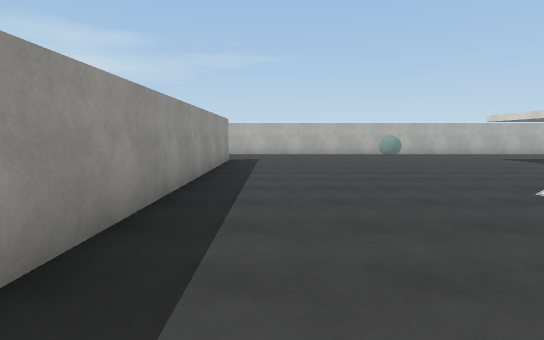
[1] (above)

17 first-person views from a walk through a scene from a Unity 3-D project. The camera is 1.5 m above the floor, tilts 6° down and sees 80° across. The floor is counted in squares, 2 m on a side. Each view is taken from the middle of a square. On the plan, view 1 faces up. The plan holds only what a view shows up to about 11 squares ahead; the rest is blank. The place goes on beyond the plan. The player is left out. Some animated figures are not drawn. Surface patterns are stand-ins for the level's own textures.

[2]
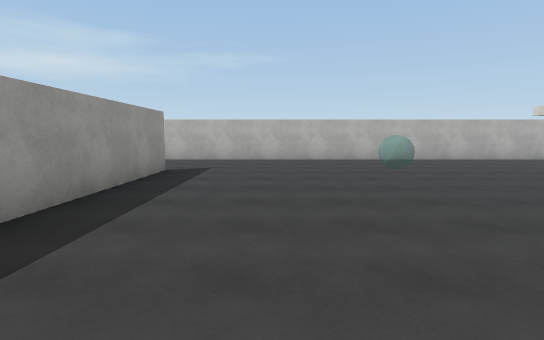

[3]
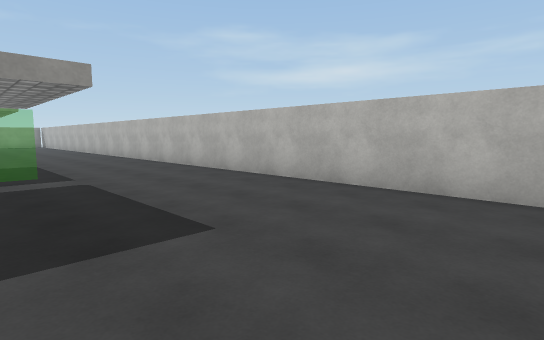

[4]
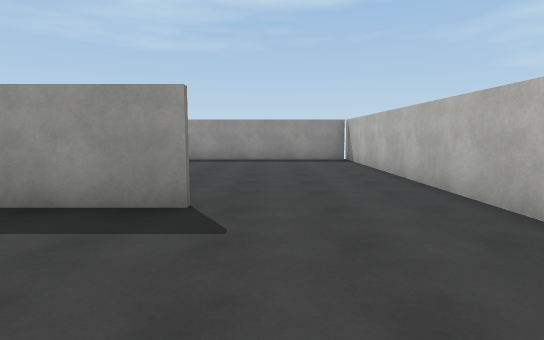

[5]
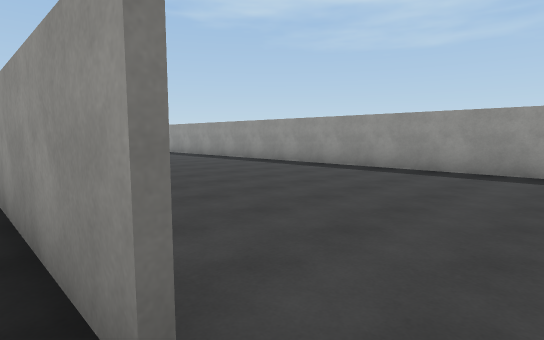

[6]
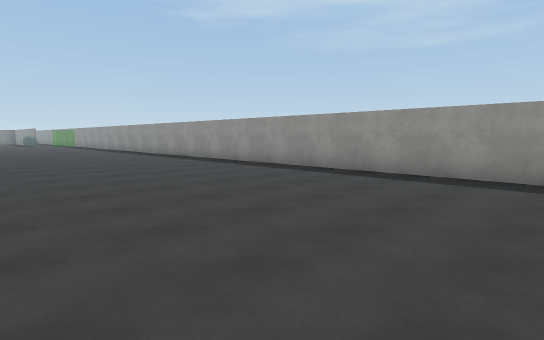

[7]
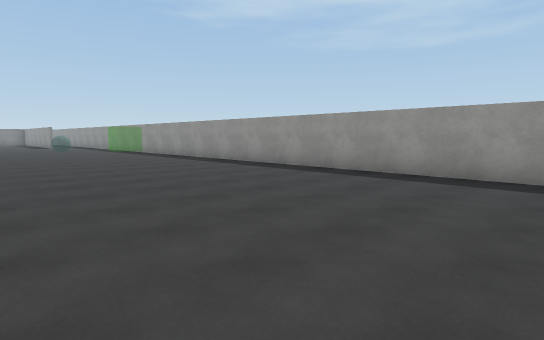

[8]
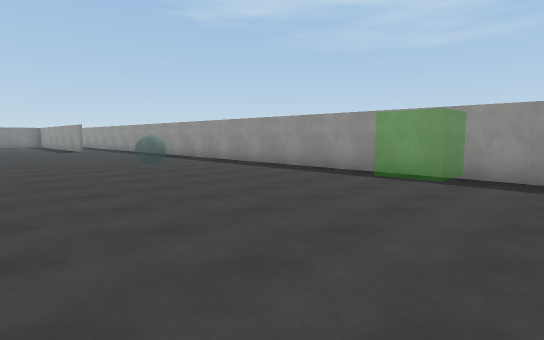

[9]
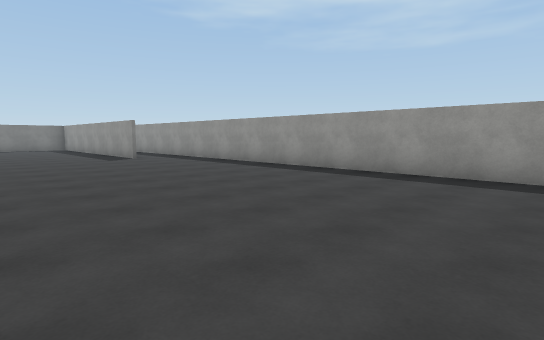

[10]
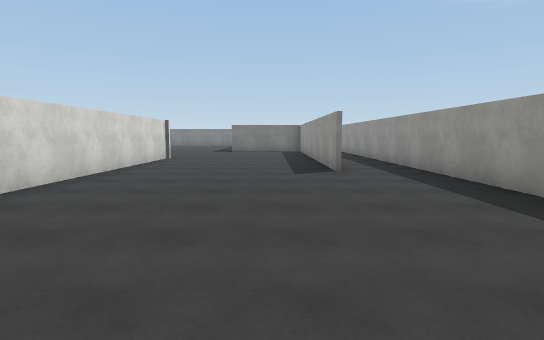

[11]
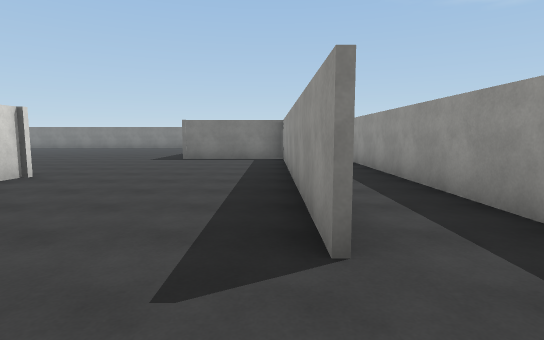

[12]
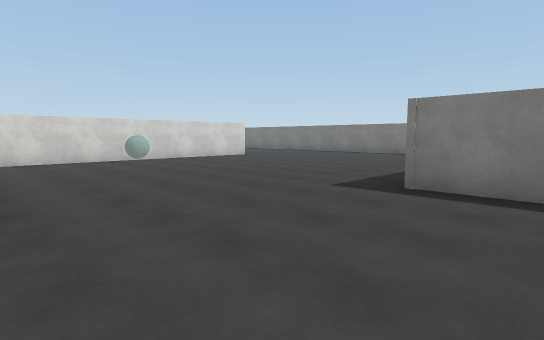

[13]
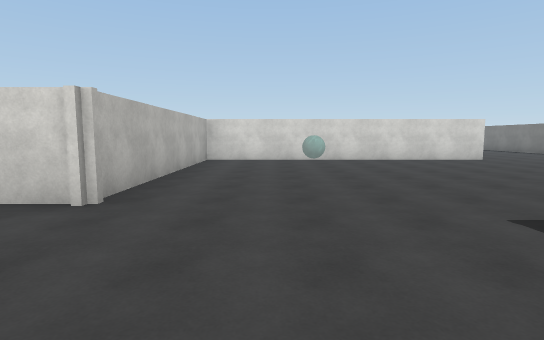

[14]
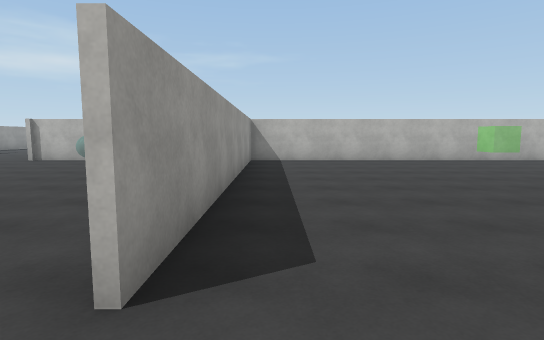

[15]
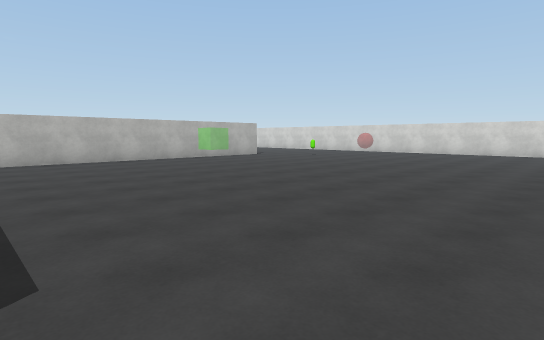

[16]
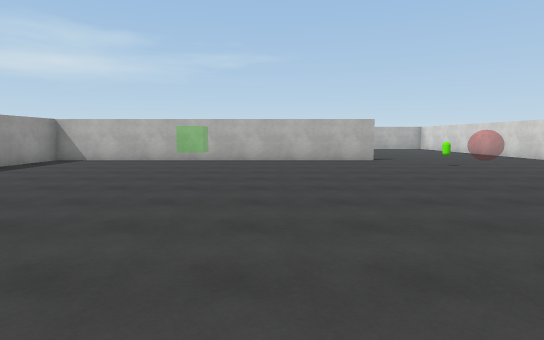

[17]
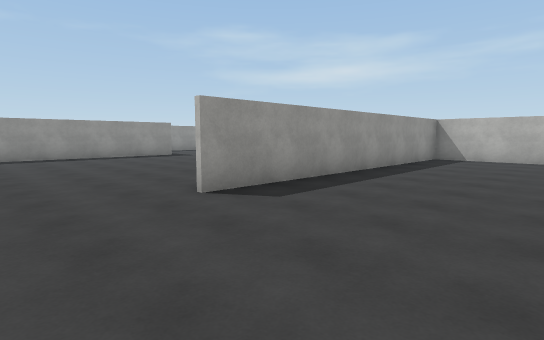

### Floor plan
Points are (right, up) in squares from view 1. A wall is a line through its corners. A room is listed if a view was taken in it or the views show most of it. See-through windows are left out.
Room 1 (views 1, 2, 3, 4, 5)
walls: (-1.3, 10.1) (-1.3, 1.5); (16.8, 13.4) (-2.6, 13.4)
ways out: opening at (-2.7, 12) to room 2; opening at (1.5, 0.2)
Room 2 (views 6, 7, 8, 9, 10, 11, 12, 13, 14, 15, 16, 17)
walls: (-6.4, -18.9) (-6.4, -27.6) (-3, -27.6); (5.3, -22.9) (5.3, -31.8); (-3.1, -30.4) (-3.1, -33); (5.2, -31.8) (5.2, -22.9); (15.2, -23) (-1.5, -23) (-1.5, -16.1); (-2.6, 13.4) (-8.6, 13.4); (-8.3, 13.4) (-8.3, -26.4)
ways out: opening at (-2.7, 12) to room 1; opening at (16.5, -23)
objects: other object (16, -25)

Where each view was taken, in squares from view 1:
view 1: 0 up, 0 right, facing up
view 2: 3 up, 1 right, facing up
view 3: 9 up, 17 right, facing up-left
view 4: 11 up, 2 right, facing left
view 5: 11 up, 1 left, facing down-left
view 6: 9 up, 2 left, facing down-left
view 7: 4 up, 2 left, facing down-left
view 8: 2 down, 2 left, facing down-left
view 9: 8 down, 2 left, facing down-left
view 10: 12 down, 5 left, facing down
view 11: 17 down, 6 left, facing down
view 12: 23 down, 5 left, facing down-right
view 13: 25 down, 5 left, facing right
view 14: 33 down, 6 right, facing up
view 15: 33 down, 6 right, facing up-right
view 16: 33 down, 12 right, facing up
view 17: 34 down, 9 right, facing up-left
